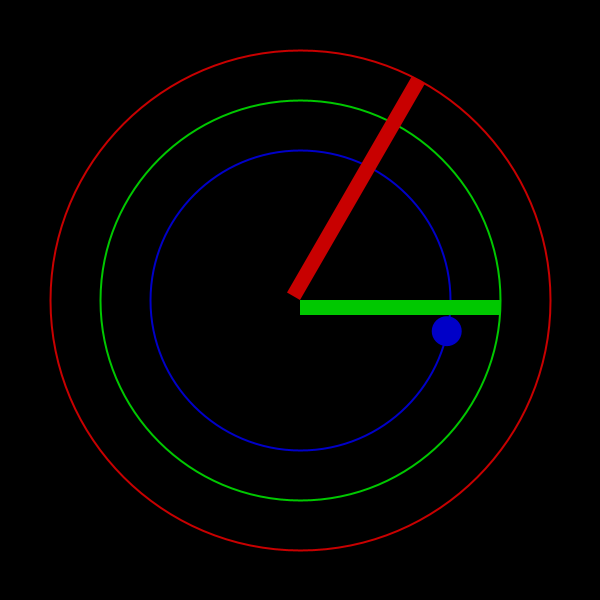
Frame 1 (no input)
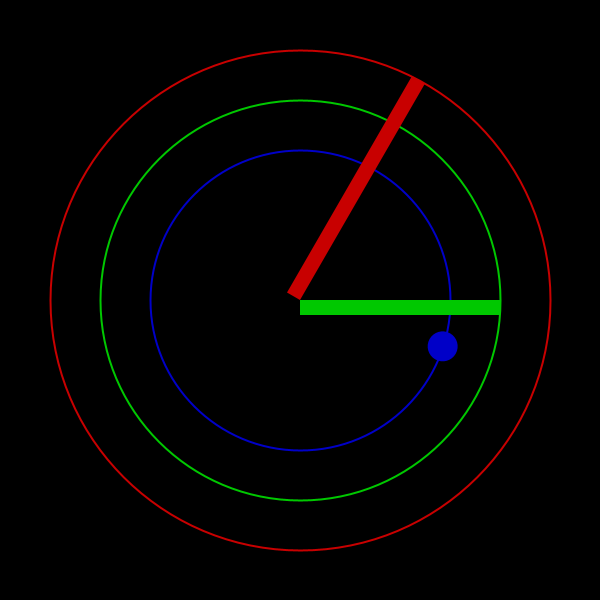
Frame 60 (the mouse pressed at the canvas centre just before this capture)
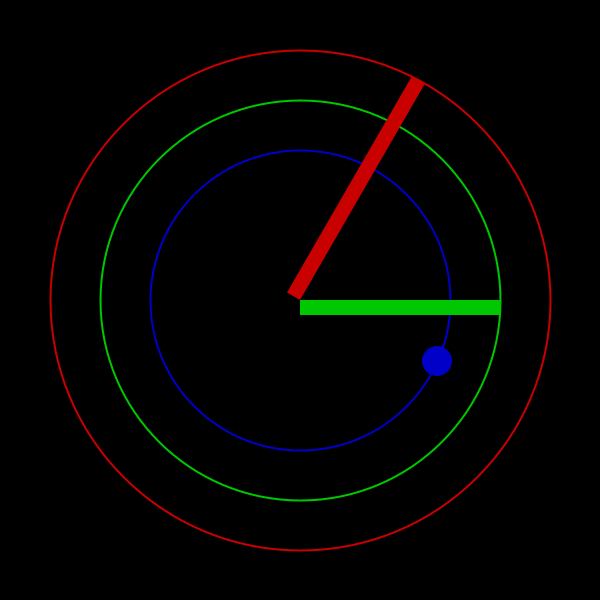
Frame 120 (the mouse held since frame 60 and released just before this capture)

The Processing sketch that drew these frames (run headless with seeded random() and noise(); from frame 60 on, the mouse is pressed at the canvas centre):

// Processing sketch: processing_169540
// ── processing_169540.pde

void setup () {
  smooth();
  size (600, 600);
  

}

void draw () {

  background (0);

  //Hours ring
  stroke (200, 0, 0);
  strokeWeight (2);
  noFill();
  ellipse (width/2, height/2, width -100, height - 100);

  //Minutes ring
  stroke (0, 200, 0);
  strokeWeight (2);
  noFill();
  ellipse (width/2, height/2, width -200, height - 200);

  //Seconds ring
  stroke (0, 0, 200);
  strokeWeight (2);
  noFill();
  ellipse (width/2, height/2, width -300, height - 300);

  time();
}

void time () {
  float h = hour ();
  float m = minute ();
  float s = second ();

  float radiusHour = map(h, 0, 12, 0, 360);
  float radiusMinute = map (m, 0, 60, 0, 360);
  float radiusSecond = map (s, 0, 60, 0, 360);

  //Minutes
  pushMatrix();
  translate (width/2, height/2);
  rotate(radians(270 + radiusMinute));
  noStroke();
  fill (200,0,0);
  rect (250, 0, -250, -15);
  popMatrix();

  //hours
  pushMatrix();
  translate (width/2, height/2);
  rotate (radians (270+ radiusHour));
  noStroke();
  fill(0, 200, 0);
  rect (200, 0, -200, 15);
  popMatrix();

  //seconds
  pushMatrix();
  translate (width/2, height/2);
  rotate(radians(270 + radiusSecond));
  noStroke();
  fill (0, 0, 200);
  ellipse (150, 0, 30, 30);
  popMatrix();
}
